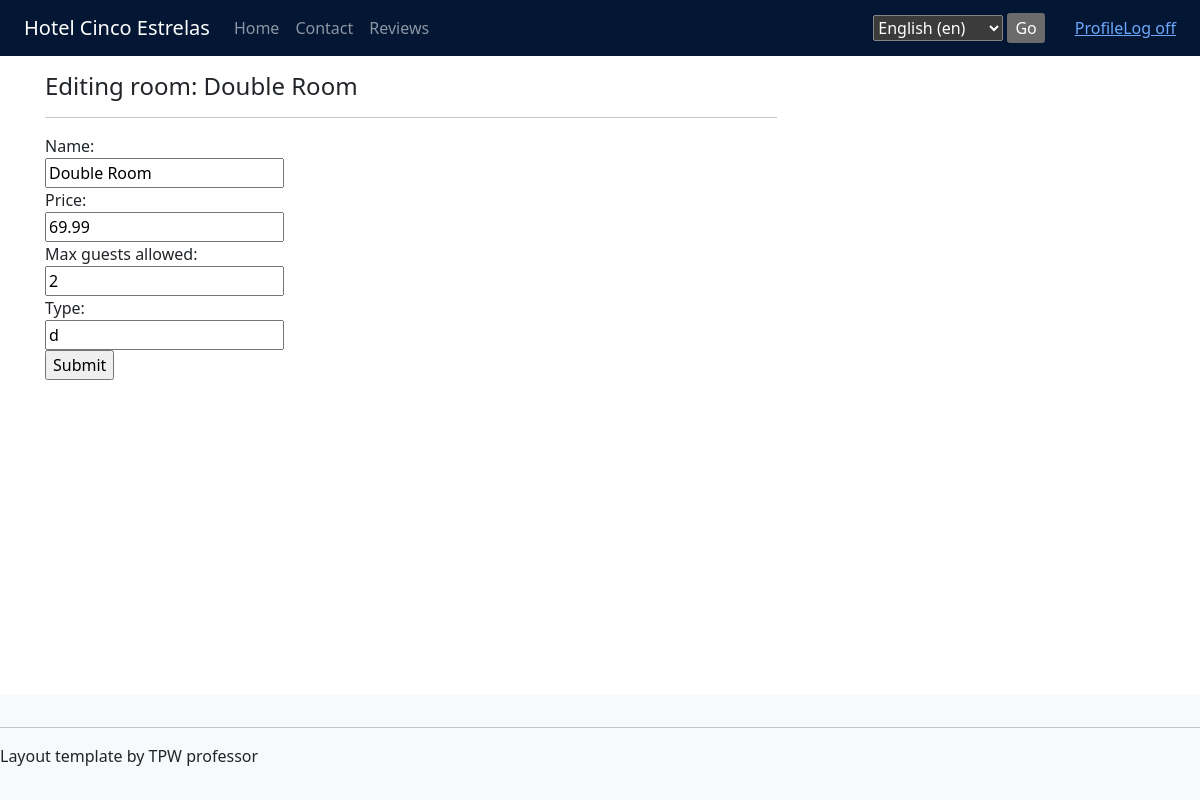
The app's page /functionalities/admin/rooms/1/edit/ (signed in) with its own data.
### app/models.py (models this page shows, shortened)
class Room(models.Model):
    name = models.CharField(max_length=100)
    price = models.FloatField(max_length=100)
    max_guests = models.IntegerField()
    bookings = models.ManyToManyField('User', through='Booking')
    TYPE_CHOICES = (
        ('d', 'Double'),
        ('t', 'Triple'),
        ('q', 'Quad'),
        ('s', 'Suite'),
    )
    type = models.CharField(max_length=1, choices=TYPE_CHOICES, default='d', blank=False, null=False)

### app/views.py (the view)
# urls.py: path('functionalities/admin/rooms/<str:id>/edit/', views.room_edit, name='room_edit'),
@login_required()
@user_passes_test(superuser_check)
def room_edit(request, id):
    form = room_edit_form()
    room = Room.objects.get(id=id)
    if request.method == 'POST':
        form = room_edit_form(request.POST)
        if form.is_valid():
            room.name = form.cleaned_data['name']
            room.price = form.cleaned_data['price']
            room.max_guests = form.cleaned_data['max_guests']
            room.type = form.cleaned_data['type']
            room.save()
            messages.success(request, 'Room updated successfully')
    else:
        form = room_edit_form(initial={'name': room.name,
                                       'price': room.price,
                                       'max_guests': room.max_guests,
                                       'type': room.type,
                                       'form': form})
    return render(request, 'room_edit.html', {'form': form, 'room': room.name})

### app/forms.py
class room_edit_form(forms.Form):
    name = forms.CharField(label='Name', max_length=100)
    price = forms.FloatField(label='Price')
    max_guests = forms.IntegerField(label='Max guests allowed')
    type = forms.CharField(label='Type', max_length=100)

### app/views.py (called while the page is built)
def superuser_check(user):
    return user.is_superuser

### app/templates/room_edit.html (shortened to what this page needs)
{% extends "layout.html" %}
{% block content %}
<div class="row">
    <div class="col-md-8">
        <form action="." method="post" class="form-horizontal">
            {% if messages %}
                {% for message in messages %}
                    <h1>{{ message }}</h1>
                {% endfor %}
            {% else %}
                <h4>Editing room: {{ room }} </h4>
            {% endif %}
            <hr />
            <div class="form-group">
                {{ form.name.label_tag }}
                <div class="col-md-10">
                    {{ form.name }}
                </div>
            </div>
            <div class="form-group">
                {{ form.price.label_tag }}
                <div class="col-md-10">
                    {{ form.price }}
                </div>
            </div>
            <div class="form-group">
                {{ form.max_guests.label_tag }}
                <div class="col-md-10">
                    {{ form.max_guests }}
                </div>
            </div>
            <div class="form-group">
                {{ form.type.label_tag }}
                <div class="col-md-10">
                    {{ form.type }}
                </div>
            </div>
            <div class="form-group">
                <div class="col-md-offset-2 col-md-10">
                    <input type="submit" value="Submit" />
                </div>
            </div>
        </form>
    </div>
</div>
{% endblock %}

### app/static/css/site.css (style rules this page uses)
input, select, textarea { max-width: 280px; }

### records on screen
Room: name "Double Room", price "69.99", max_guests "2", type "d"

### other values on screen
form field language "English (en)"
